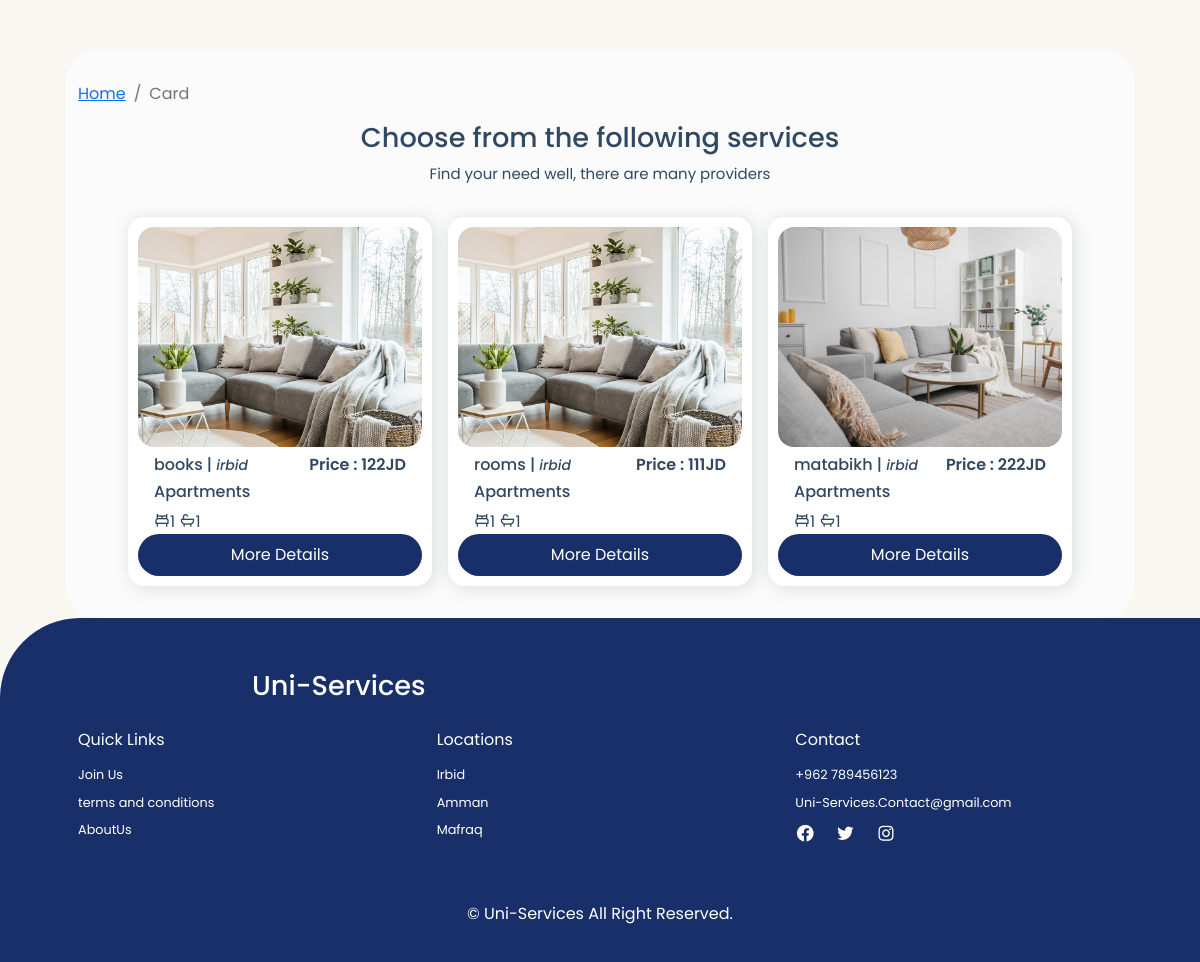
/card.php?id=1, run on an earlier commit of the app's database.
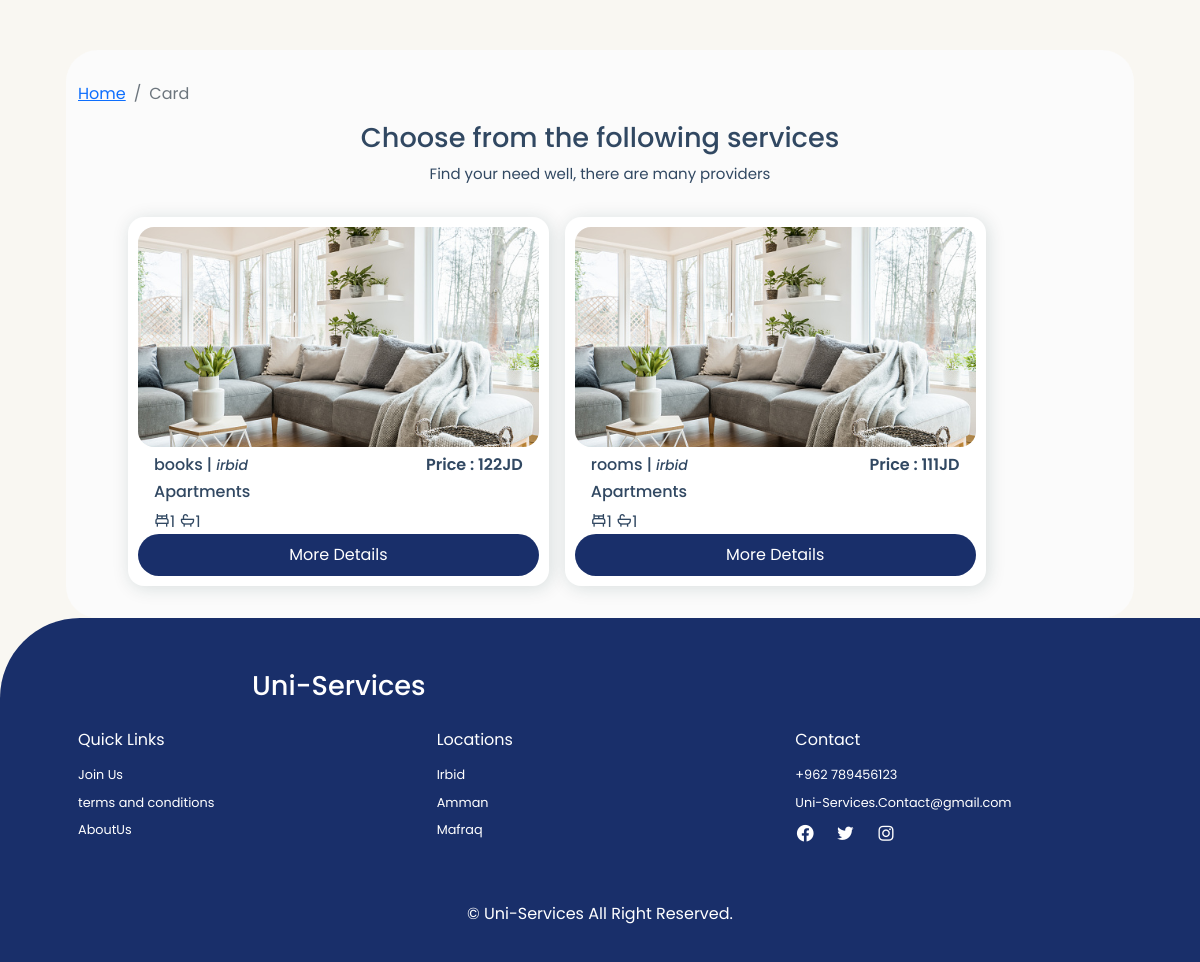
And on a later commit of the database.
### tables this page shows
CREATE TABLE `user_services` (
  `id` int(255) NOT NULL,
  `image` varchar(255) NOT NULL,
  `price` varchar(255) NOT NULL,
  `title` varchar(255) NOT NULL,
  `details` text NOT NULL,
  `number_of_beds` tinyint(20) NOT NULL,
  `number_of_bathrooms` tinyint(20) NOT NULL,
  `city` varchar(255) NOT NULL,
  `categories` varchar(255) NOT NULL,
  `fname` varchar(255) NOT NULL,
  `lname` varchar(255) NOT NULL,
  `email` varchar(255) NOT NULL,
  `phone_number` varchar(255) NOT NULL,
  `cat_id` int(11) NOT NULL,
  `status` varchar(50) NOT NULL DEFAULT 'pending'
);

### card.php (the view, shortened to what this page needs)
<?php
include_once './processes/connection.php';
?>
<!DOCTYPE html>
<html lang="en">
<head>
    <link href='https://unpkg.com/boxicons@2.1.4/css/boxicons.min.css' rel='stylesheet'>
    <link href="https://cdn.jsdelivr.net/npm/bootstrap@5.2.3/dist/css/bootstrap.min.css" rel="stylesheet">
    <link rel="stylesheet" href="./layout/css/style.css">
</head>
<body>
    <section class="properties container" id="properties">
        <nav aria-label="breadcrumb">
            <ol class="breadcrumb">
                <li class="breadcrumb-item"><a href="./index.php">Home</a></li>
                <li class="breadcrumb-item active" aria-current="page">Card</li>
            </ol>
        </nav>
        <div class="heading">
            <h2>Choose from the following services</h2>
            <p>Find your need well, there are many providers</p>
        </div>
        <div class="properties-container container">
            <?php
            $cat_id = $_GET['id'];
            $rows = mysqli_query($conn, "SELECT * FROM user_services WHERE cat_id = '$cat_id' AND status ='in_service' ");
            if (!mysqli_num_rows($rows) > 0) {
                echo " <div class='text-center'> <h1 class='' style='color: #dbdada;'>No Data Available....</h1></div>";
            } else {
                foreach ($rows as $row) { ?>
                    <div class="box">
                        <img src="./layout/images/<?php echo $row['image'] ?>">
                        <div class="boxTitle mt-2 px-3">
                            <h3><?php echo $row['price'] ?>JD</h3>
                            <div class="text mt-0">
                                <h3>Price :&nbsp; </h3>
                                <h6><?php echo $row['title'] ?> | <small><i><?php echo $row['city'] ?></small></i></h6>
                                <h6><?php echo $row['categories'] ?></h6>
                            </div>
                            <div class="icon">
                                <i class='bx bx-bed'><span><?php echo $row['number_of_beds'] ?></span></i>
                                <i class='bx bx-bath'><span><?php echo $row['number_of_bathrooms'] ?></span></i>
                            </div>
                        </div>
                        <?php if (isset($_SESSION['user'])) { ?>
                            <a href="./details.php?id=<?php echo $row['id'] ?>" class="btn d-flex justify-content-center">More
                                Details</a>
                        <?php } else { ?>
                            <a class="btn d-flex justify-content-center" data-bs-toggle="modal" data-bs-target="#DetailsModal">
                                More
                                Details </a><?php } ?>
                    </div>
            <?php }
            }
            ?>
        </div>
    </section>
    <?php include "footer.php"; ?>

What changed in the data, as far as the page shows it:
no longer on this page (row edited): user_services: image (picture), price "222", title "matabikh", city "irbid", categories "Apartments", number_of_beds "1", number_of_bathrooms "1"
